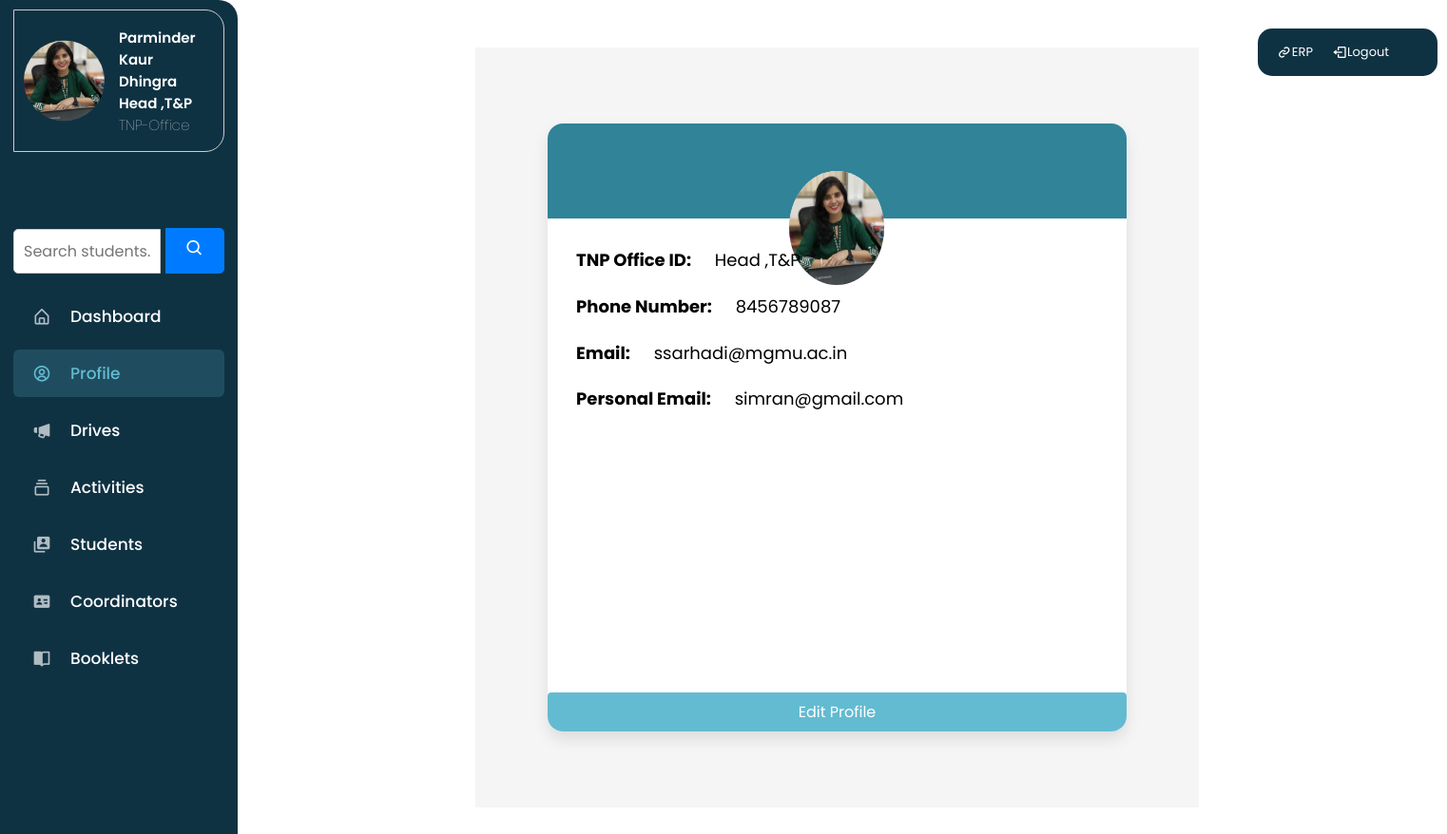
Before: /profile/ (signed in) with the older database file.
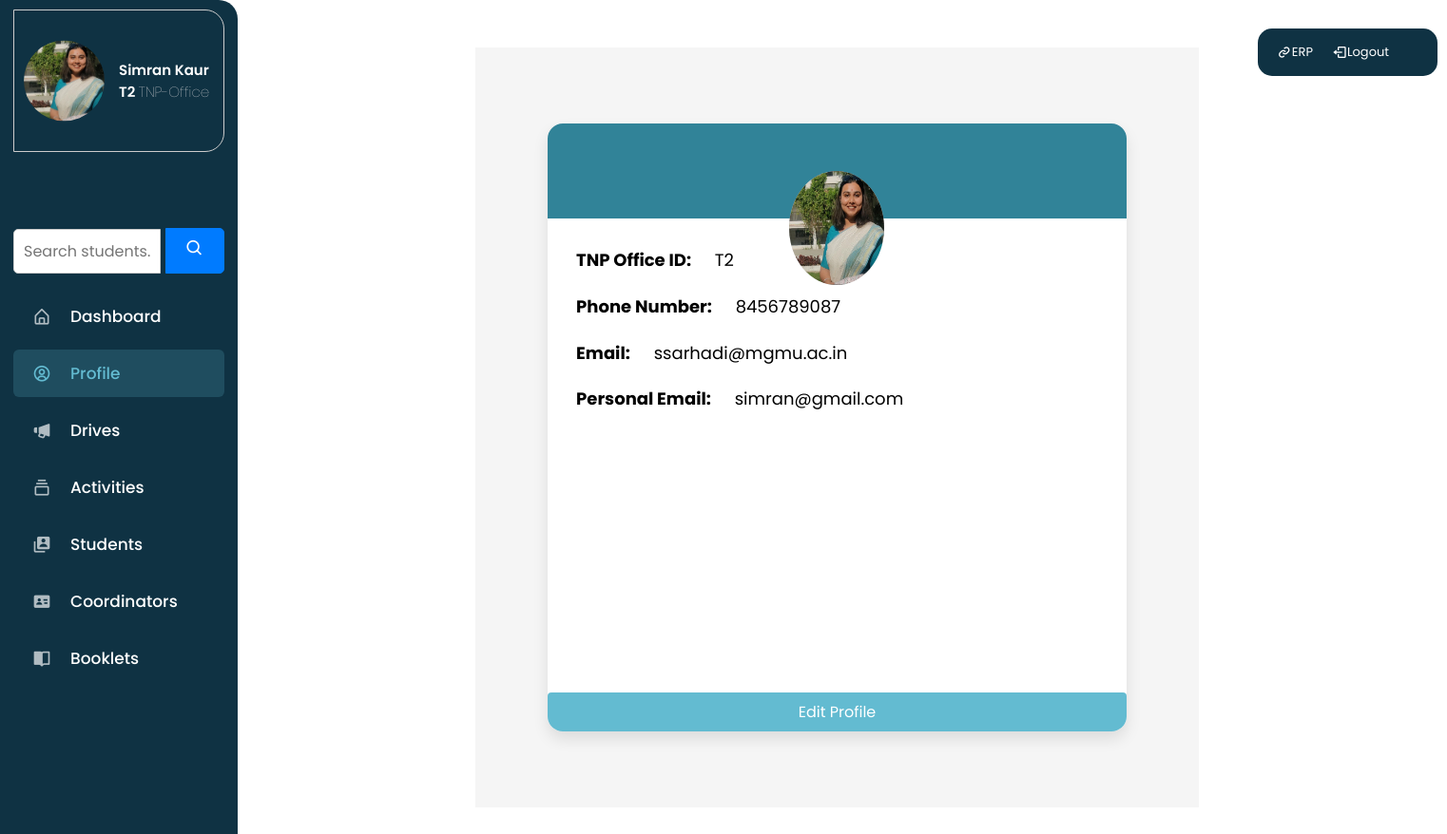
After: the same page with the newer database file.
### users/models.py (models this page shows, shortened)
class TNPOffice(models.Model):
    user = models.OneToOneField(CustomUser,on_delete=models.CASCADE,null=True,blank=True)
    T_ID =  models.CharField(max_length = 25,unique=True)
    NAME = models.CharField(max_length=255)
    PHONE_NO = models.PositiveIntegerField()
    EMAIL = models.EmailField()
    PERSONAL_EMAIL = models.EmailField()
    PROFILE_PHOTO = models.ImageField(upload_to='images/profiles/tnp',null=True,blank=True)

class CustomUser(AbstractUser):
    USER_CHOICES = [
        ('Student', 'Student'),
        ('Coordinator', 'Coordinator'),
        ('TNP-Office', 'TNP-Office'),
    ]
    user_type = models.CharField(max_length=15, choices=USER_CHOICES,default ='Student')
    username = models.CharField(max_length=10,null=True,blank=True)
    USERNAME_FIELD = 'email'
    REQUIRED_FIELDS = []
    email = models.EmailField(unique=True)

### users/views.py (the view)
# urls.py: path('profile/', views.profile, name='profile'),
@login_required
def profile(request):
    user_type = request.user.user_type
    if user_type == 'Coordinator':
        coordinator = Coordinator.objects.get(user=request.user)
        return render(request, 'profile.html', {'coordinator': coordinator})
    elif user_type == 'TNP-Office':
        tnpoffice = TNPOffice.objects.get(user=request.user)
        return render(request, 'profile.html', {'tnpoffice': tnpoffice})
    else:
        return redirect('login')  # Adjust this to your login URL

### notices/context_processors.py (called while the page is built)
def sidebar_profile(request):
    user_profile = None
    if request.user.is_authenticated:
        if request.user.user_type == 'Coordinator':
            user_profile = Coordinator.objects.get(user=request.user)
        elif request.user.user_type == 'Student':
            user_profile = Student.objects.get(user=request.user)
        elif request.user.user_type == 'TNP-Office':
            user_profile = TNPOffice.objects.get(user=request.user)
    return {'user_profile': user_profile}

### users/authentication.py (called while the page is built)
    def get_user(self, user_id):
        UserModel = get_user_model()
        try:
            return UserModel.objects.get(pk=user_id)
        except UserModel.DoesNotExist:
            return None

### users/templates/profile.html
{% extends 'main.html' %}
    {% block content %}
    {% load static %}
        <div class="coordinatorContainer">
            {% if request.user.user_type == 'Coordinator' %}
                <div class="coordinator-pr-card">
                    <div class="coordinator-pr-card-header">
                        <div class="co_profile_img_container">
                            {% if coordinator.PROFILE_PHOTO %}
                                <img class="co_profile_img" src="{{ coordinator.PROFILE_PHOTO.url }}" alt="Coordinator DP">
                            {% else %}
                                <img class="co_profile_img" src="{% static 'images/user-default.png.' %}" alt="Coordinator DP" />
                            {% endif %}
                        </div>
                        <h3>NAME: {{ coordinator.NAME }}</h3>
                    </div>
                    <div class="coordinator-pr-card-body">
                        <p class="mb-0"><strong class="pr-1">Coordinator ID:</strong> {{ coordinator.C_ID }}</p>
                        <p class="mb-0"><strong class="pr-1">Gender:</strong> {{ coordinator.get_GENDER_display }}</p>
                        <p class="mb-0"><strong class="pr-1">Phone Number:</strong> {{ coordinator.PHONE_NO }}</p>
                        <p class="mb-0"><strong class="pr-1">Email:</strong> {{ coordinator.EMAIL }}</p>
                        <p class="mb-0"><strong class="pr-1">Personal Email:</strong> {{ coordinator.PERSONAL_EMAIL }}</p>
                        <p class="mb-0"><strong class="pr-1">Department:</strong> {{ coordinator.department }}</p>
                        <p class="mb-0"><strong class="pr-1">Institute:</strong> {{ coordinator.INSTITUTE }}</p>
                    </div>
                    <a href="{% url 'coordinator_edit' %}" class="btn btn-primary">Edit Profile</a>
                </div>
            {% elif request.user.user_type == 'TNP-Office' %}
                <div class="coordinator-pr-card">
                    <div class="coordinator-pr-card-header">
                        <div class="co_profile_img_container">
                            {% if tnpoffice.PROFILE_PHOTO %}
                                <img class="co_profile_img" src="{{ tnpoffice.PROFILE_PHOTO.url }}" alt="TNP Office DP">
                            {% else %}
                                <img class="co_profile_img" src="{% static 'images/user-default.png.' %}" alt="TNP Office DP" />
                            {% endif %}
                        </div>
                        <h3>NAME: {{ tnpoffice.NAME }}</h3>
                    </div>
                    <div class="coordinator-pr-card-body">
                        <p class="mb-0"><strong class="pr-1">TNP Office ID:</strong> {{ tnpoffice.T_ID }}</p>
                        <p class="mb-0"><strong class="pr-1">Phone Number:</strong> {{ tnpoffice.PHONE_NO }}</p>
                        <p class="mb-0"><strong class="pr-1">Email:</strong> {{ tnpoffice.EMAIL }}</p>
                        <p class="mb-0"><strong class="pr-1">Personal Email:</strong> {{ tnpoffice.PERSONAL_EMAIL }}</p>
                    </div>
                    <a href="{% url 'tnpoffice_edit' %}" class="btn btn-primary">Edit Profile</a>
                </div>
            {% endif %}
        </div>
    {% endblock %}

### notices/templates/sidebar.html (shortened to what the changed rows need)
{% load static %}
<!DOCTYPE html>
<html lang="en">
<head>
    <link rel="stylesheet" type="text/css" href="{% static 'css/sidebar.css' %}" />
    <link href='https://unpkg.com/boxicons@2.1.1/css/boxicons.min.css' rel='stylesheet'>
</head>
<body>
    <div class="sidebar-container">
    <nav class="sidebar">
        <header>
            <div class="profile-container">
                <div class="profile-picture">
                    {% if user_profile.Profile_photo %}
                    <img src="{{ user_profile.Profile_photo.url }}" alt="Profile Picture" class="profile-image" />
                    {% elif user_profile.PROFILE_PHOTO %}
                    <img src="{{ user_profile.PROFILE_PHOTO.url }}" alt="Profile Picture" class="profile-image" />
                    {% else %}
                    <img src="{% static 'images/user-default.png.' %}" alt="Placeholder Profile Picture" class="profile-image" />
                    {% endif %}
                </div>
                <div class="profile-info">
                    <span class="name">
                        {% if request.user.student %}
                        {{ request.user.student.FIRST_NAME }}
                        {{ request.user.student.PRN }}
                        {% elif request.user.coordinator %}
                        {{ request.user.coordinator.NAME }}
                        {{ request.user.coordinator.C_ID }}
                        {% elif request.user.tnpoffice %}
                        {{ request.user.tnpoffice.NAME }}
                        {{ request.user.tnpoffice.T_ID }}
                        {% endif %}
                    </span>
                    <span class="profession">{% if request.user.tnpoffice %}
                        {{ request.user.user_type}}
                        {% endif %}
                    </span>
                </div>
            </div>
        </header>
    </nav>
    </div>
</body>
</html>

Changed rows visible on the page:
changed TNPOffice "ssarhadi@mgmu.ac.in": PROFILE_PHOTO: a different picture; NAME "Parminder Kaur Dhingra" → "Simran Kaur"; T_ID "Head ,T&P" → "T2"
changed CustomUser "TNP-Office": user.tnpoffice.NAME "Parminder Kaur Dhingra" → "Simran Kaur"; user.tnpoffice.T_ID "Head ,T&P" → "T2"
